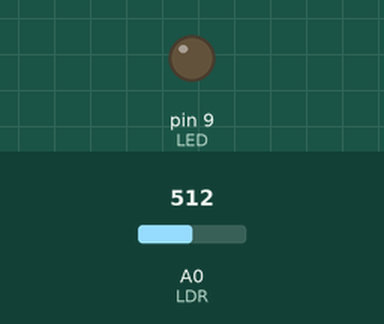
Simulated run of this sketch. Board: Arduino Uno, built with avr-gcc and run on an emulated ATmega328P. On the bench: output pins drawn as LEDs (lit = HIGH). The test bench sets the inputs (shaded band); at power-on: A0 (LDR) = 512.

Above: at 1.3 s.
1.4 s: A0 (LDR) set to 34
2.9 s: A0 (LDR) set to 26
At 3.7 s:
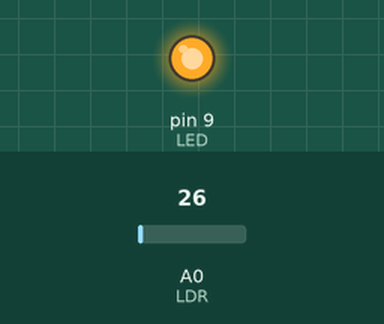
4.5 s: A0 (LDR) set to 122
At 4.8 s:
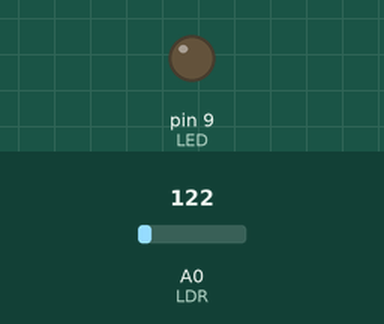
6.0 s: A0 (LDR) set to 20
At 7.2 s:
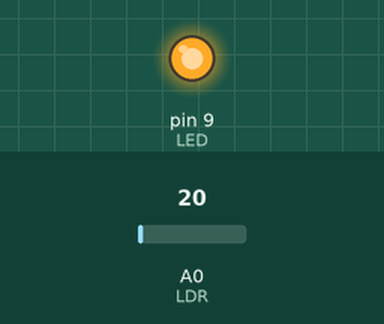
Timing chart, 0 to 8.5 s (numbered marks = the images above; inputs shaded):
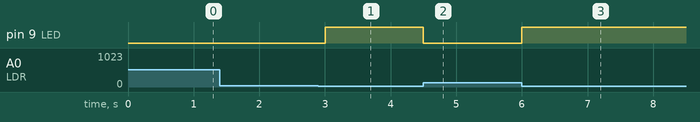

Measured:
- the behaviour switches between 31 and 30 on A0 (LDR) (found by bisection; images 0 and 1)
- after the input at 1.4 s, every drawn part: stays the same
- after the input at 2.9 s, pin 9 (LED): LOW → HIGH after 0.10 s
- after the input at 4.5 s, pin 9 (LED): HIGH → LOW at once
- after the input at 6.0 s, pin 9 (LED): LOW → HIGH at once

The sketch:

LDR.ino
```cpp
const int LDR = A0;       // LDR -> pin analog A0 arduino
const int LED = 9;       // LED -> pin digital 9 arduino

// Deklarasi variabel
int value;          // Nilai tersedia dari photoresistor (0-1023)

void setup(){
 pinMode(LED, OUTPUT);     // Jadikan LED pin 9 sebagai output
 pinMode(LDR, INPUT);      // Jadikan LDR - A0 pin sebagai an input
}

void loop(){
  value = analogRead(LDR);
  if (value > 30){
    digitalWrite(LED, LOW);  // LED Mati
  }
  else{
    digitalWrite(LED, HIGH); // LED Nyala
  }
  delay(500); //jeda waktu
}
```
